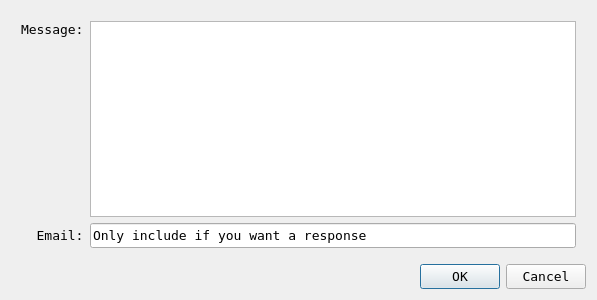
<?xml version="1.0" encoding="UTF-8"?>
<ui version="4.0">
 <class>sendSugg</class>
 <widget class="QDialog" name="sendSugg">
  <property name="geometry">
   <rect>
    <x>0</x>
    <y>0</y>
    <width>597</width>
    <height>300</height>
   </rect>
  </property>
  <property name="font">
   <font>
    <family>Bitstream Vera Sans Mono</family>
    <pointsize>10</pointsize>
   </font>
  </property>
  <property name="windowTitle">
   <string>Submit Suggestion</string>
  </property>
  <property name="windowIcon">
   <iconset>
    <normaloff>flatearth.jpg</normaloff>flatearth.jpg</iconset>
  </property>
  <layout class="QGridLayout" name="gridLayout">
   <item row="0" column="0">
    <layout class="QVBoxLayout" name="verticalLayout">
     <property name="leftMargin">
      <number>10</number>
     </property>
     <property name="topMargin">
      <number>10</number>
     </property>
     <property name="rightMargin">
      <number>10</number>
     </property>
     <property name="bottomMargin">
      <number>10</number>
     </property>
     <item>
      <layout class="QHBoxLayout" name="horizontalLayout_2">
       <property name="topMargin">
        <number>0</number>
       </property>
       <item>
        <widget class="QLabel" name="label_2">
         <property name="text">
          <string>Message:</string>
         </property>
         <property name="alignment">
          <set>Qt::AlignLeading|Qt::AlignLeft|Qt::AlignTop</set>
         </property>
        </widget>
       </item>
       <item>
        <widget class="QPlainTextEdit" name="suggInput"/>
       </item>
      </layout>
     </item>
     <item>
      <layout class="QHBoxLayout" name="horizontalLayout">
       <property name="topMargin">
        <number>0</number>
       </property>
       <item>
        <widget class="QLabel" name="label">
         <property name="text">
          <string>  Email:</string>
         </property>
        </widget>
       </item>
       <item>
        <widget class="QLineEdit" name="emailAdInput">
         <property name="text">
          <string>Only include if you want a response</string>
         </property>
         <property name="placeholderText">
          <string>Only include if you are happy to be contacted</string>
         </property>
        </widget>
       </item>
      </layout>
     </item>
    </layout>
   </item>
   <item row="1" column="0">
    <widget class="QDialogButtonBox" name="buttonBox">
     <property name="orientation">
      <enum>Qt::Horizontal</enum>
     </property>
     <property name="standardButtons">
      <set>QDialogButtonBox::Cancel|QDialogButtonBox::Ok</set>
     </property>
    </widget>
   </item>
  </layout>
 </widget>
 <resources/>
 <connections>
  <connection>
   <sender>buttonBox</sender>
   <signal>accepted()</signal>
   <receiver>sendSugg</receiver>
   <slot>accept()</slot>
   <hints>
    <hint type="sourcelabel">
     <x>248</x>
     <y>254</y>
    </hint>
    <hint type="destinationlabel">
     <x>157</x>
     <y>274</y>
    </hint>
   </hints>
  </connection>
  <connection>
   <sender>buttonBox</sender>
   <signal>rejected()</signal>
   <receiver>sendSugg</receiver>
   <slot>reject()</slot>
   <hints>
    <hint type="sourcelabel">
     <x>316</x>
     <y>260</y>
    </hint>
    <hint type="destinationlabel">
     <x>286</x>
     <y>274</y>
    </hint>
   </hints>
  </connection>
 </connections>
</ui>
